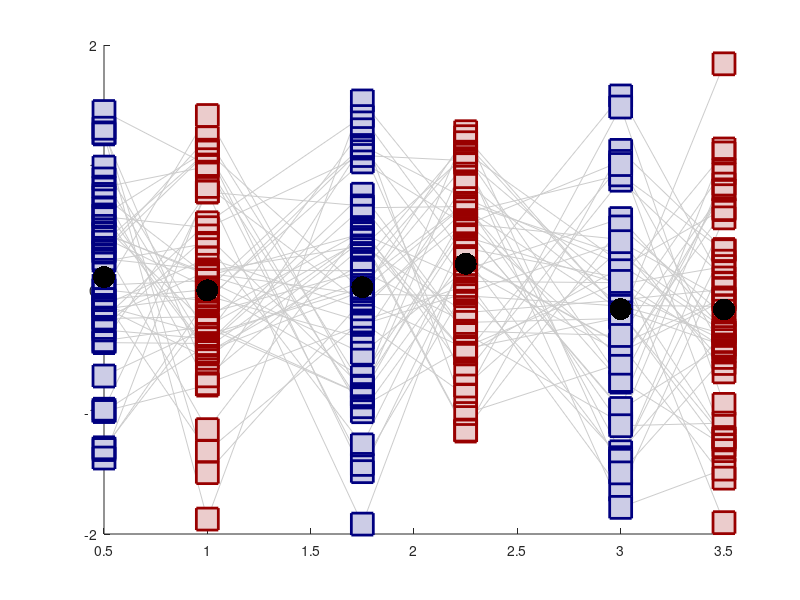

Reproduce this figure in MATLAB. (Note: this script raises an error after producing the figure.)
%% FIGURE 2A: Balance Integration Scores (2(task instructions:Recall, Suppress) x 3 (emotions: Negative, Neutral, Positive))
% -------------------------------------------------------------------------
% This script reproduces Figure 2A from the manuscript and completes:
%   - Condition-specific visualization 
%   - Statistical comparison between the conditions 
%   - Figure export (300 dpi)
%
%
% REQUIREMENTS:
%   - MATLAB (R2021a or later)
%   - Statistics and Machine Learning Toolbox 
%   - Data file: 'Figure2A.mat' in present working directory 
%
%
% OUTPUT:
%   - Figure replicating Figure 2A
%   - Statistical results 
%
% AUTHOR: Shruti Kinger <shrutik@iiitd.ac.in>
% DATE: 27 April 2026
% MANUSCRIPT: Resting-state functional connectivity correlates of emotional 
% memory control under cognitive load in subclinical anxiety
% -------------------------------------------------------------------------

clearvars;
close all;
clc;

%% --------------------------- LOAD DATA ----------------------------------

load Figure2A.mat

numParticipants = length(mean_bis_negT);
%% --------------------------- DEFINE COLORS ---------------------------------------
edgeColorThink   = [0, 0, 128/255];        % Dark blue
edgeColorNoThink = [153/255, 0, 0];        % Dark red

% Lighter fill colors
thinkFaceColor   = edgeColorThink   + (1 - edgeColorThink) * 0.8;
noThinkFaceColor = edgeColorNoThink + (1 - edgeColorNoThink) * 0.8;

%% --------------------------- FIGURE SETUP -------------------------------
figure('Color', 'w', 'Position', [100, 100, 600, 600]);

hold on;

x_NEG = 0.5;
x_NEG_NT =1;
x_NU = 1.75;
x_NU_NT =2.25;
x_POS = 3;
x_POS_NT = 3.5;

NG =0.75;
NU= 2;
POS= 3.25;




%% ----------- PARTICIPANT-LEVEL CONNECTING LINES -------------------------

hold on
for i = 1:numParticipants

    % Plot a light gray line for each participant
     plot([x_NEG, x_NEG_NT, x_NU, x_NU_NT, x_POS, x_POS_NT], [mean_bis_negT(i), mean_bis_negNT(i), mean_bis_nuT(i), mean_bis_nuNT(i),mean_bis_posT(i), mean_bis_posNT(i)], '-', 'Color', [0.8 0.8 0.8], 'LineWidth', 0.08);
end

%% ---------------------- SCATTER: RECALL ----------------------------------


h1=scatter(repmat(x_NEG, 1, numParticipants), mean_bis_negT, 250, 's',   'MarkerEdgeColor','none',...
    'MarkerFaceColor',thinkFaceColor,...
    'LineWidth',2);

h1=scatter(repmat(x_NEG, 1, numParticipants), mean_bis_negT, 250, 's',   'MarkerEdgeColor',edgeColorThink,...
    'MarkerFaceColor','none',...
    'LineWidth',2);

scatter(repmat(x_NU, 1, numParticipants), mean_bis_nuT, 250, 's',   'MarkerEdgeColor','none',...
    'MarkerFaceColor',thinkFaceColor,...
    'LineWidth',2);
scatter(repmat(x_NU, 1, numParticipants), mean_bis_nuT, 250, 's',   'MarkerEdgeColor',edgeColorThink,...
    'MarkerFaceColor','none',...
    'LineWidth',2);

scatter(repmat(x_POS, 1, numParticipants), mean_bis_posT, 250, 's',   'MarkerEdgeColor','none',...
    'MarkerFaceColor','none',...
    'LineWidth',2);
scatter(repmat(x_POS, 1, numParticipants), mean_bis_posT, 250, 's',   'MarkerEdgeColor',edgeColorThink,...
    'MarkerFaceColor',thinkFaceColor,...
    'LineWidth',2);

%% ---------------------- SCATTER: SUPPRESS ----------------------------------

h4=scatter(repmat(x_NEG_NT, 1, numParticipants), mean_bis_negNT, 250, 's',   'MarkerEdgeColor','none',...
    'MarkerFaceColor',noThinkFaceColor,...
    'LineWidth',2);
h4=scatter(repmat(x_NEG_NT, 1, numParticipants), mean_bis_negNT, 250, 's',   'MarkerEdgeColor',edgeColorNoThink,...
    'MarkerFaceColor', 'none',...
    'LineWidth',2);


scatter(repmat(x_NU_NT, 1, numParticipants), mean_bis_nuNT, 250, 's',   'MarkerEdgeColor','none',...
    'MarkerFaceColor',noThinkFaceColor,...
    'LineWidth',2);
scatter(repmat(x_NU_NT, 1, numParticipants), mean_bis_nuNT, 250, 's',   'MarkerEdgeColor',edgeColorNoThink,...
    'MarkerFaceColor','none',...
    'LineWidth',2);


scatter(repmat(x_POS_NT, 1, numParticipants), mean_bis_posNT, 250, 's',   'MarkerEdgeColor','none',...
    'MarkerFaceColor',noThinkFaceColor,...
    'LineWidth',2);
scatter(repmat(x_POS_NT, 1, numParticipants), mean_bis_posNT, 250, 's',   'MarkerEdgeColor',edgeColorNoThink,...
    'MarkerFaceColor','none',...
    'LineWidth',2);

%% ---------------------- SCATTER: MEAN ----------------------------------
scatter(x_NEG,  mean(mean_bis_negT), 250,'o','filled',  'MarkerFaceColor', 'k');
scatter(x_NU,  mean(mean_bis_nuT), 250,'o','filled',  'MarkerFaceColor', 'k');
scatter(x_POS,  mean(mean_bis_posT), 250,'o','filled',  'MarkerFaceColor', 'k');
scatter(x_NEG_NT,  mean(mean_bis_negNT), 250,'o','filled',  'MarkerFaceColor', 'k');
scatter(x_NU_NT,  mean(mean_bis_nuNT), 250,'o','filled',  'MarkerFaceColor', 'k');
scatter(x_POS_NT,  mean(mean_bis_posNT), 250,'o','filled',  'MarkerFaceColor', 'k');

% plot errorbars
e1 = errorbar(x_NEG,  mean(mean_bis_negT), std(mean_bis_negT)/sqrt(numParticipants), 'Color', 'k','LineStyle','none','Marker','.', 'MarkerSize',20);
e1.LineWidth =2;

e2= errorbar(x_NU,  mean(mean_bis_nuT),  std(mean_bis_nuT)/sqrt(numParticipants), 'Color', 'k','LineStyle','none','Marker','.', 'MarkerSize',20);
e2.LineWidth =2;

e3 = errorbar(x_POS, mean(mean_bis_posT), std(mean_bis_posT)/sqrt(numParticipants), 'Color', 'k','LineStyle','none','Marker','.', 'MarkerSize',20);
e3.LineWidth = 2;

e4 = errorbar(x_NEG_NT,  mean(mean_bis_negNT), std(mean_bis_negNT)/sqrt(numParticipants), 'Color', 'k','LineStyle','none','Marker','.', 'MarkerSize',20);
e4.LineWidth = 2;

e5 = errorbar(x_NU_NT,  mean(mean_bis_nuNT),  std(mean_bis_nuNT)/sqrt(numParticipants), 'Color', 'k','LineStyle','none','Marker','.', 'MarkerSize',20);
e5.LineWidth = 2; 

e6 = errorbar(x_POS_NT, mean(mean_bis_posNT), std(mean_bis_posNT)/sqrt(numParticipants), 'Color', 'k','LineStyle','none','Marker','.', 'MarkerSize',20);
e6.LineWidth = 2; 

%% ---------------------- AXIS FORMATTING ---------------------------------
set(gca, 'XTick', [NG, NU, POS], 'XTickLabel', {'NEG', 'NU', 'POS'},'TickDir', 'out','FontSize', 12);
set(gca, 'XTickLabelRotation', 0);

xlim([0 4])

%% ---------------------- ANNOTATION ---------------------------------

xAnnotationPos1 = 0.15
yAnnotationPos1 = 0.12
xAnnotationPos2 = 0.15;
yAnnotationPos2 = 0.085;
xAnnotationPos3 = 0.15;
yAnnotationPos3 =0.05
annotation('textbox', [xAnnotationPos1, yAnnotationPos1, 0.1, 0.1], 'String', 'Recall', 'EdgeColor', 'none', 'Color', edgeColorThink,'FontSize',14,'FontWeight','normal');
annotation('textbox', [xAnnotationPos2, yAnnotationPos2, 0.1, 0.1], 'String', 'Suppress', 'EdgeColor','none', 'Color', edgeColorNoThink, 'FontSize',14,'FontWeight','normal');

ax=gca;
ax.LineWidth = 2;
ylabel('Balance Integration Scores','FontSize',16)
xlabel('Affective Valence','FontSize', 16)
hold off;

%% ===================== ASSUMPTION CHECKS FOR STATS ANALYSIS ================================

fprintf('\n--- ASSUMPTION CHECKS FOR STATS ANALYSIS ---\n');

%% 1. Normality (Lilliefors test on difference scores)

% https://www.theanalysisfactor.com/checking-normality-anova-model/

data = {
    mean_bis_negT, 'Negative Recall';
    mean_bis_posT, 'Positive Recall';
    mean_bis_nuT,  'Neutral Recall';
    mean_bis_negNT,'Negative Suppress';
    mean_bis_posNT,'Positive Suppress';
    mean_bis_nuNT, 'Neutral Suppress'
};

for i = 1:size(data,1)
    x = data{i,1};
    label = data{i,2};
    
    [h, p] = lillietest(x);
    
    fprintf('Lilliefors test for normality (%s): p = %.5f\n', label, p);
    
    if h == 0
        fprintf('Normality: NOT violated\n\n');
    else
        fprintf('Normality: VIOLATED\n\n');
    end
end

%% ===================== STATISTICAL ANALYSIS -----------------------------

T = table(mean_bis_posT, mean_bis_posNT, mean_bis_negT, mean_bis_negNT, mean_bis_nuT, mean_bis_nuNT, ...
          'VariableNames', {'Pos_Think', 'Pos_NoThink', 'Neg_Think', 'Neg_NoThink', 'Nu_Think', 'Nu_NoThink'});
% Define the within-subject factors
% The first factor (Emotion) has 3 levels: Positive, Negative, Neutral
% The second factor (Task Instruction) has 2 levels: Think, NoThink
within = table({'Positive'; 'Positive'; 'Negative'; 'Negative'; 'Neutral'; 'Neutral'}, ...
               {'Think'; 'NoThink'; 'Think'; 'NoThink'; 'Think'; 'NoThink'}, ...
               'VariableNames', {'Emotion', 'TaskInstruction'});


% Fit the repeated measures model
rm = fitrm(T, 'Pos_Think-Nu_NoThink ~ 1', 'WithinDesign', within);

% Run repeated measures ANOVA
ranova_tbl = ranova(rm, 'WithinModel', 'Emotion*TaskInstruction');
disp(ranova_tbl);

%% ---------------------- EFFECT SIZE  -----------------------
% Extract sum of squares
SS_effect = ranova_tbl.SumSq(1); % for Emotion*Instruction interaction 
SS_error = ranova_tbl.SumSq(2); % for residual error

% Calculate Partial Eta Squared
partialEtaSquared = SS_effect / (SS_effect + SS_error);
fprintf('partial eta square = %.3f\n', partialEtaSquared);
%% ---------------------- POST-HOC -----------------------

% Perform post-hoc comparisons for the 'Emotion' factor
posthoc_emotion = multcompare(rm, 'Emotion', 'ComparisonType', 'bonferroni');
disp(posthoc_emotion);

% Perform post-hoc comparisons for the 'TaskInstruction' factor
posthoc_task = multcompare(rm, 'TaskInstruction', 'ComparisonType', 'bonferroni');
disp(posthoc_task);

% Perform post-hoc comparisons for the interaction 'task_instruction*emotion'
posthoc_interaction = multcompare(rm, 'TaskInstruction', 'By', 'Emotion', 'ComparisonType', 'bonferroni');
disp(posthoc_interaction); % https://www.mathworks.com/matlabcentral/answers/140799-3-way-repeated-measures-anova-pairwise-comparisons-using-multcompare

%% ===================== SAVE FIGURE (300 DPI) ============================

output_name = 'Figure2A';

% Save as PNG (300 dpi)
print(gcf, [output_name '.png'], '-dpng', '-r300');

% Save as TIFF (300 dpi)
print(gcf, [output_name '.tif'], '-dtiff', '-r300');
